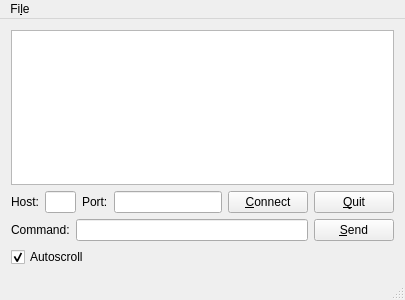
<?xml version="1.0" encoding="UTF-8"?>
<ui version="4.0">
 <class>MainWindow</class>
 <widget class="QMainWindow" name="MainWindow">
  <property name="geometry">
   <rect>
    <x>0</x>
    <y>0</y>
    <width>405</width>
    <height>300</height>
   </rect>
  </property>
  <property name="windowTitle">
   <string>hc_monitor</string>
  </property>
  <property name="animated">
   <bool>false</bool>
  </property>
  <widget class="QWidget" name="centralWidget">
   <layout class="QVBoxLayout" name="verticalLayout">
    <item>
     <widget class="QTextEdit" name="text"/>
    </item>
    <item>
     <layout class="QHBoxLayout" name="horizontalLayout_2">
      <item>
       <widget class="QLabel" name="label">
        <property name="text">
         <string>Host:</string>
        </property>
       </widget>
      </item>
      <item>
       <widget class="QLineEdit" name="host"/>
      </item>
      <item>
       <widget class="QLabel" name="label_2">
        <property name="text">
         <string>Port:</string>
        </property>
       </widget>
      </item>
      <item>
       <widget class="QLineEdit" name="port">
        <property name="sizePolicy">
         <sizepolicy hsizetype="MinimumExpanding" vsizetype="Fixed">
          <horstretch>0</horstretch>
          <verstretch>0</verstretch>
         </sizepolicy>
        </property>
       </widget>
      </item>
      <item>
       <widget class="QPushButton" name="connect">
        <property name="text">
         <string>&amp;Connect</string>
        </property>
       </widget>
      </item>
      <item>
       <widget class="QPushButton" name="quit">
        <property name="text">
         <string>&amp;Quit</string>
        </property>
       </widget>
      </item>
     </layout>
    </item>
    <item>
     <layout class="QHBoxLayout" name="horizontalLayout">
      <item>
       <widget class="QLabel" name="label_3">
        <property name="text">
         <string>Command:</string>
        </property>
       </widget>
      </item>
      <item>
       <widget class="QLineEdit" name="prompt"/>
      </item>
      <item>
       <widget class="QPushButton" name="send">
        <property name="text">
         <string>&amp;Send</string>
        </property>
       </widget>
      </item>
     </layout>
    </item>
    <item>
     <widget class="QCheckBox" name="autoscroll">
      <property name="text">
       <string>Autoscroll</string>
      </property>
      <property name="checked">
       <bool>true</bool>
      </property>
     </widget>
    </item>
   </layout>
  </widget>
  <widget class="QMenuBar" name="menuBar">
   <property name="geometry">
    <rect>
     <x>0</x>
     <y>0</y>
     <width>405</width>
     <height>19</height>
    </rect>
   </property>
   <widget class="QMenu" name="menuFile">
    <property name="title">
     <string>Fi&amp;le</string>
    </property>
    <addaction name="actionSave"/>
    <addaction name="actionQuit"/>
   </widget>
   <addaction name="menuFile"/>
  </widget>
  <widget class="QStatusBar" name="statusBar"/>
  <action name="actionSave">
   <property name="text">
    <string>&amp;Save</string>
   </property>
   <property name="shortcut">
    <string>Ctrl+S</string>
   </property>
  </action>
  <action name="actionQuit">
   <property name="text">
    <string>&amp;Quit</string>
   </property>
   <property name="shortcut">
    <string>Ctrl+Q</string>
   </property>
  </action>
 </widget>
 <layoutdefault spacing="6" margin="11"/>
 <resources/>
 <connections>
  <connection>
   <sender>prompt</sender>
   <signal>returnPressed()</signal>
   <receiver>send</receiver>
   <slot>click()</slot>
   <hints>
    <hint type="sourcelabel">
     <x>156</x>
     <y>256</y>
    </hint>
    <hint type="destinationlabel">
     <x>349</x>
     <y>256</y>
    </hint>
   </hints>
  </connection>
  <connection>
   <sender>quit</sender>
   <signal>clicked()</signal>
   <receiver>MainWindow</receiver>
   <slot>close()</slot>
   <hints>
    <hint type="sourcelabel">
     <x>349</x>
     <y>226</y>
    </hint>
    <hint type="destinationlabel">
     <x>199</x>
     <y>149</y>
    </hint>
   </hints>
  </connection>
  <connection>
   <sender>actionQuit</sender>
   <signal>triggered()</signal>
   <receiver>MainWindow</receiver>
   <slot>close()</slot>
   <hints>
    <hint type="sourcelabel">
     <x>-1</x>
     <y>-1</y>
    </hint>
    <hint type="destinationlabel">
     <x>199</x>
     <y>149</y>
    </hint>
   </hints>
  </connection>
 </connections>
</ui>
